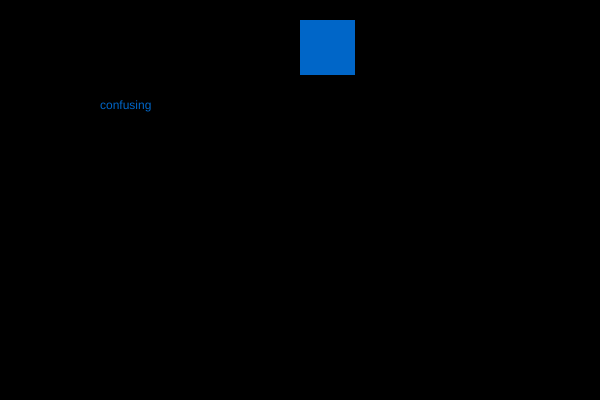
Frame 1 (no input)
Frame 60 (no input): identical to frame 1, image omitted
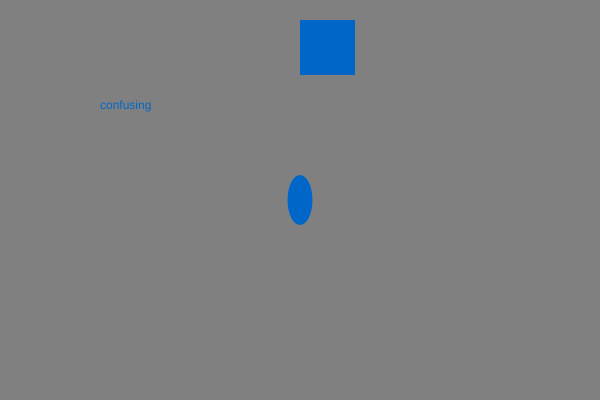
Frame 120 (the mouse pressed at the canvas centre since frame 60)

The p5.js sketch that drew these frames (run headless with seeded random() and noise() and a simulated clock; from frame 60 on, the mouse is pressed at the canvas centre):

// p5.js sketch
// ── sketch.js
function setup() {
  createCanvas(600, 400);
  fill(0, 102, 200);
  noStroke()
}

function draw() {
  var g = map(mouseY, 0, height, 0, 255);
  background(g)
  
  random(0,255)// trying to change the color of the fill randomly every time with a value from 0-255
  fill(random,random,random)//using the defined random fill above to make a random color
rect(300, 20, 55, 55)//random colored rectangle

  
  var h = map(mouseX, 0, width, 0, 50);
  ellipse(300, 200, h, 50);
  
  var words = ["confusing","hopeful","done"];
var word = random(words); //cycling words, couldnt figure out how to slow them down though...
text(word,100,100,1);
  
}
